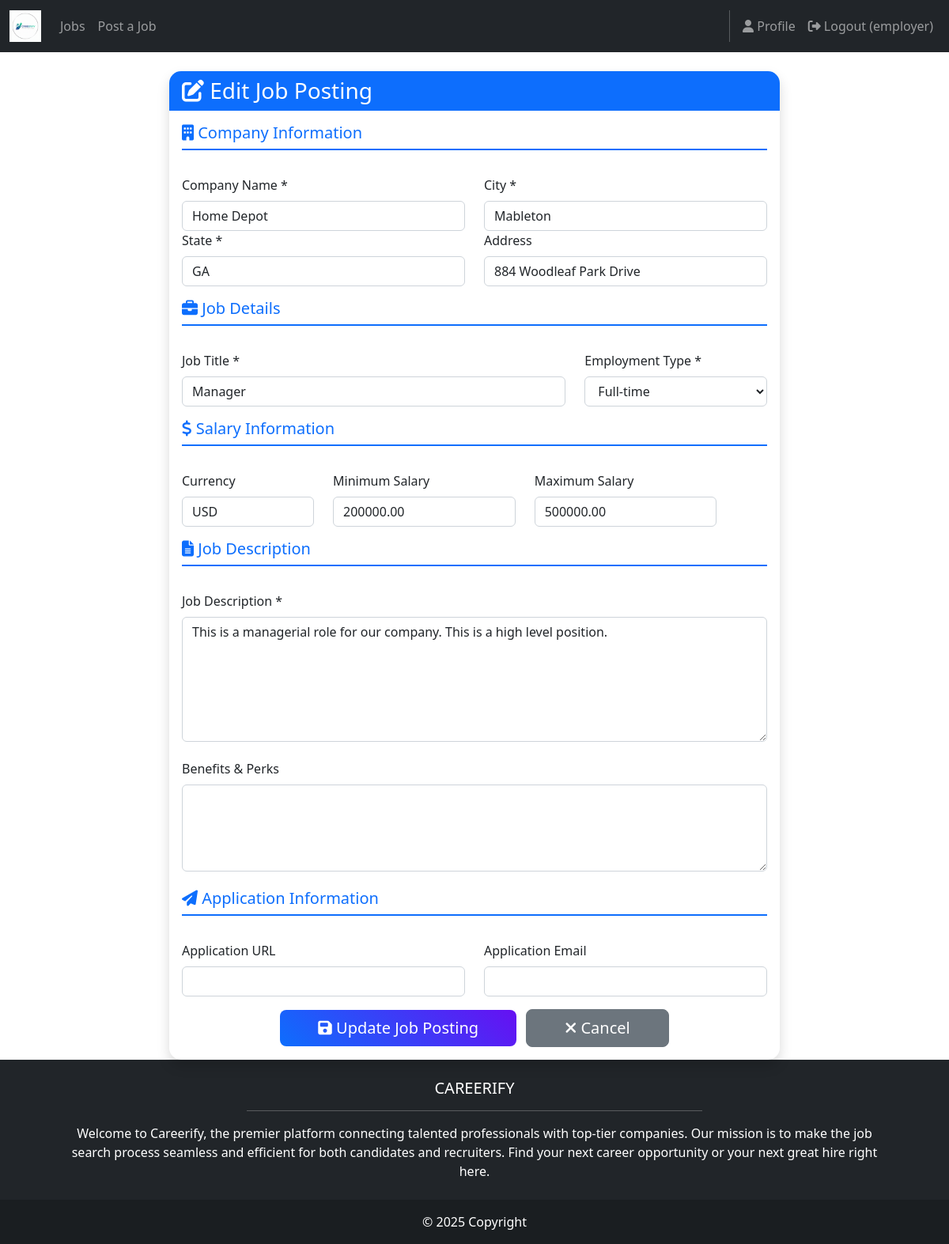
Page /jobs/5/edit/ (signed in) on the committed database.
### jobpostings/models.py (models this page shows, shortened)
class JobPosting(models.Model):
    EMPLOYMENT_TYPE_CHOICES = (
        ('full_time', 'Full-time'),
        ('part_time', 'Part-time'),
        ('contract', 'Contract'),
        ('internship', 'Internship'),
        ('temporary', 'Temporary'),
        ('other', 'Other'),
    )
    company_name = models.CharField(max_length=150)
    title = models.CharField(max_length=150)
    city = models.CharField(max_length=100, default='')
    state = models.CharField(max_length=50, default='')
    address = models.CharField(max_length=50, blank=True, help_text="Address")
    pay_min = models.DecimalField(max_digits=10, decimal_places=2, null=True, blank=True)
    pay_max = models.DecimalField(max_digits=10, decimal_places=2, null=True, blank=True)
    currency = models.CharField(max_length=10, default='USD')
    employment_type = models.CharField(max_length=20, choices=EMPLOYMENT_TYPE_CHOICES, default='full_time')
    description = models.TextField()
    benefits = models.TextField(blank=True)
    application_url = models.URLField(blank=True)
    application_email = models.EmailField(blank=True)
    posted_by = models.ForeignKey(User, on_delete=models.SET_NULL, null=True, blank=True, related_name='job_postings')
    created_at = models.DateTimeField(auto_now_add=True)
    updated_at = models.DateTimeField(auto_now=True)
    is_active = models.BooleanField(default=True)
    class Meta:
        ordering = ['-created_at']

### jobpostings/views.py (the view)
# urls.py: path('<int:job_id>/edit/', views.job_edit_view, name='edit'),
@login_required
def job_edit_view(request, job_id: int):
    job = get_object_or_404(JobPosting, id=job_id, is_active=True)
    if job.posted_by != request.user:
        messages.error(request, 'You are not authorized to edit this job.')
        return redirect('jobpostings:list')
    if request.method == 'POST':
        form = JobPostingForm(request.POST, instance=job)
        if form.is_valid():
            form.save()
            messages.success(request, 'Job updated successfully!')
            return redirect(reverse('jobpostings:detail', args=[job.id]))
    else:
        form = JobPostingForm(instance=job)
    return render(request, 'jobpostings/edit_job.html', {'form': form, 'job': job})

### jobpostings/forms.py (shortened to what this page needs)
class JobPostingForm(forms.ModelForm):
    class Meta:
        model = JobPosting
        fields = [
            "company_name",
            "title",
            "city",
            "state",
            "address",
            "pay_min",
            "pay_max",
            "currency",
            "employment_type",
            "description",
            "benefits",
            "application_url",
            "application_email",
        ]
        widgets = {
            "description": forms.Textarea(attrs={"rows": 6}),
            "benefits": forms.Textarea(attrs={"rows": 4}),
        }

### jobpostings/templates/jobpostings/edit_job.html (shortened to what this page needs)
{% extends 'base.html' %}
{% load static %}
{% block content %}
<div class="container mt-4">
    <div class="row justify-content-center">
        <div class="col-lg-8">
            <div class="card shadow">
                <div class="card-header bg-primary text-white">
                    <h3 class="mb-0">
                        <i class="fas fa-edit"></i> Edit Job Posting
                    </h3>
                </div>
                <div class="card-body">
                    <form method="post" enctype="multipart/form-data">
                        <div class="row mb-4">
                            <div class="col-12">
                                <h5 class="text-primary border-bottom pb-2"><i class="fas fa-building"></i> Company Information</h5>
                            </div>
                        </div>
                        <div class="row mb-3">
                            <div class="col-md-6">
                                <label for="{{ form.company_name.id_for_label }}" class="form-label">Company Name *</label>
                                {{ form.company_name }}
                            </div>
                            <div class="col-md-6">
                                <label for="{{ form.city.id_for_label }}" class="form-label">City *</label>
                                {{ form.city }}
                            </div>
                            <div class="col-md-6">
                                <label for="{{ form.state.id_for_label }}" class="form-label">State *</label>
                                {{ form.state }}
                            </div>
                            <div class="col-md-6">
                                <label for="{{ form.address.id_for_label }}" class="form-label">Address</label>
                                {{ form.address }}
                            </div>
                        </div>
                        <div class="row mb-4">
                            <div class="col-12">
                                <h5 class="text-primary border-bottom pb-2"><i class="fas fa-briefcase"></i> Job Details</h5>
                            </div>
                        </div>
                        <div class="row mb-3">
                            <div class="col-md-8">
                                <label for="{{ form.title.id_for_label }}" class="form-label">Job Title *</label>
                                {{ form.title }}
                            </div>
                            <div class="col-md-4">
                                <label for="{{ form.employment_type.id_for_label }}" class="form-label">Employment Type *</label>
                                {{ form.employment_type }}
                            </div>
                        </div>
                        <div class="row mb-4">
                            <div class="col-12">
                                <h5 class="text-primary border-bottom pb-2"><i class="fas fa-dollar-sign"></i> Salary Information</h5>
                            </div>
                        </div>
                        <div class="row mb-3">
                            <div class="col-md-3">
                                <label for="{{ form.currency.id_for_label }}" class="form-label">Currency</label>
                                {{ form.currency }}
                            </div>
                            <div class="col-md-4">
                                <label for="{{ form.pay_min.id_for_label }}" class="form-label">Minimum Salary</label>
                                {{ form.pay_min }}
                            </div>
                            <div class="col-md-4">
                                <label for="{{ form.pay_max.id_for_label }}" class="form-label">Maximum Salary</label>
                                {{ form.pay_max }}
                            </div>
                        </div>
                        <div class="row mb-4">
                            <div class="col-12">
                                <h5 class="text-primary border-bottom pb-2"><i class="fas fa-file-text"></i> Job Description</h5>
                            </div>
                        </div>
                        <div class="row mb-3">
                            <div class="col-12">
                                <label for="{{ form.description.id_for_label }}" class="form-label">Job Description *</label>
                                {{ form.description }}
                            </div>
                        </div>
                        <div class="row mb-3">
                            <div class="col-12">
                                <label for="{{ form.benefits.id_for_label }}" class="form-label">Benefits & Perks</label>
                                {{ form.benefits }}
                            </div>
                        </div>
                        <div class="row mb-4">
                            <div class="col-12">
                                <h5 class="text-primary border-bottom pb-2"><i class="fas fa-paper-plane"></i> Application Information</h5>
                            </div>
                        </div>
                        <div class="row mb-3">
                            <div class="col-md-6">
                                <label for="{{ form.application_url.id_for_label }}" class="form-label">Application URL</label>
                                {{ form.application_url }}
                            </div>
                            <div class="col-md-6">
                                <label for="{{ form.application_email.id_for_label }}" class="form-label">Application Email</label>
                                {{ form.application_email }}
                            </div>
                        </div>
                        <div class="row">
                            <div class="col-12 text-center">
                                <button type="submit" class="btn btn-primary btn-lg px-5">
                                    <i class="fas fa-save"></i> Update Job Posting
                                </button>
                                <a href="{% url 'jobpostings:list' %}" class="btn btn-secondary btn-lg px-5 ms-2">
                                    <i class="fas fa-times"></i> Cancel
                                </a>
                            </div>
                        </div>
                    </form>
                </div>
            </div>
        </div>
    </div>
</div>
{% endblock content %}

### JobRecruiter/templates/base.html (shortened to what this page needs)
<!DOCTYPE html>
<html>
    {%load static%}
  <head>
    <link href=
      "https://cdn.jsdelivr.net/npm/bootstrap@5.3.3/dist/css/bootstrap.min.css" rel="stylesheet">
    <link rel= "stylesheet"  href="https://cdnjs.cloudflare.com/ajax/libs/font-awesome/6.1.1/css/all.min.css">
    <link rel="stylesheet" type="text/css" href="{% static 'css/style.css' %}">
  </head>
  <body class="d-flex flex-column min-vh-100">
    <nav class="navbar navbar-expand-lg navbar-dark bg-dark">
    <div class="container-fluid">
        <a class="navbar-brand" href="{% url 'home.index' %}">
            <img src="{% static 'img/careerifylogo.png' %}" alt="Logo" height="40">
        </a>
        <div class="collapse navbar-collapse" id="mainNavbar">
            <ul class="navbar-nav me-auto mb-2 mb-lg-0">
                <li class="nav-item">
                    <a class="nav-link" href="{% url 'jobpostings:list' %}">Jobs</a>
                </li>
                {% if user.is_authenticated and user.profile.account_type == 'employer' %}
                <li class="nav-item">
                    <a class="nav-link" href="{% url 'jobpostings:create' %}">Post a Job</a>
                </li>
                {% endif %}
                </ul>
                <div class="navbar-nav">
                  {% if user.is_authenticated %}
                      <a class="nav-link" href="{% url 'accounts.profile' %}">
                          <i class="fas fa-user"></i> Profile
                      </a>
                      <a class="nav-link" href="{% url 'accounts.logout' %}">
                          <i class="fas fa-sign-out-alt"></i> Logout ({{ user.username }})
                      </a>
                  {% endif %}
              </div>
        </div>
    </div>
</nav>
    <main>
      {% block content %}
      {% endblock content %}
    </main>
    <footer class="bg-dark text-center text-white">
      <div class="container p-4 pb-0">
        <section class="mb-4">
          <h5 class="text-uppercase">Careerify</h5>
          <hr class="w-50 mx-auto" />
          <p class="px-md-5">
            Welcome to Careerify, the premier platform connecting talented professionals with top-tier companies. Our mission is to make the job search process seamless and efficient for both candidates and recruiters. Find your next career opportunity or your next great hire right here.
          </p>
        </section>
        </div>
      <div class="text-center p-3" style="background-color: rgba(0, 0, 0, 0.2);">
        © 2025 Copyright
      </div>
      </footer>
  </body>
</html>

### JobRecruiter/static/css/style.css (style rules this page uses)
.text-center { text-align: center !important; }
.container { max-width: 1200px; margin: 0 auto; padding: 0 15px; }

### jobpostings/templates/jobpostings/edit_job.html (style rules this page uses)
.card { border: none; border-radius: 15px; }
.card-header { border-radius: 15px 15px 0 0 !important; border: none; }
.text-primary { color: #0d6efd !important; }
.border-bottom { border-bottom: 2px solid #0d6efd !important; }
.btn { border-radius: 8px; font-weight: 500; }
.btn-primary { background: linear-gradient(45deg, #0d6efd, #6610f2); border: none; }
input[type="text"], input[type="email"], input[type="url"], input[type="number"], textarea, select { width: 100%; padding: 0.375rem 0.75rem; font-size: 1rem; font-weight: 400; line-height: 1.5; color: #212529; background-color: #fff; background-clip: padding-box; border: 1px solid #ced4da; border-radius: 0.375rem; transition: border-color 0.15s ease-in-out, box-shadow 0.15s ease-in-out; }

### rows in the picture
JobPosting: company_name "Home Depot", city "Mableton", state "GA", address "884 Woodleaf Park Drive", title "Manager", employment_type "Full-time", currency "USD", pay_min "200000.00", pay_max "500000.00", description "This is a managerial role for our company. This is a high level position."

### other values in the picture
{{ user.username }} "employer"
